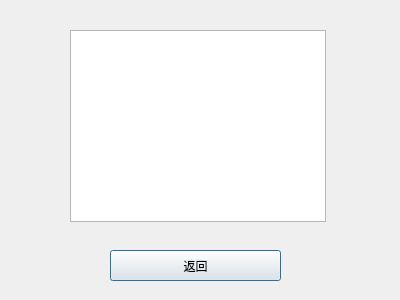
<?xml version="1.0" encoding="UTF-8"?>
<ui version="4.0">
 <class>GroupDialog</class>
 <widget class="QDialog" name="GroupDialog">
  <property name="geometry">
   <rect>
    <x>0</x>
    <y>0</y>
    <width>400</width>
    <height>300</height>
   </rect>
  </property>
  <property name="windowTitle">
   <string>Dialog</string>
  </property>
  <widget class="QListWidget" name="listWidget">
   <property name="geometry">
    <rect>
     <x>70</x>
     <y>30</y>
     <width>256</width>
     <height>192</height>
    </rect>
   </property>
  </widget>
  <widget class="QPushButton" name="pushButton">
   <property name="geometry">
    <rect>
     <x>110</x>
     <y>250</y>
     <width>171</width>
     <height>31</height>
    </rect>
   </property>
   <property name="text">
    <string>返回</string>
   </property>
  </widget>
 </widget>
 <resources/>
 <connections>
  <connection>
   <sender>pushButton</sender>
   <signal>clicked()</signal>
   <receiver>GroupDialog</receiver>
   <slot>close()</slot>
   <hints>
    <hint type="sourcelabel">
     <x>195</x>
     <y>265</y>
    </hint>
    <hint type="destinationlabel">
     <x>199</x>
     <y>149</y>
    </hint>
   </hints>
  </connection>
 </connections>
</ui>
